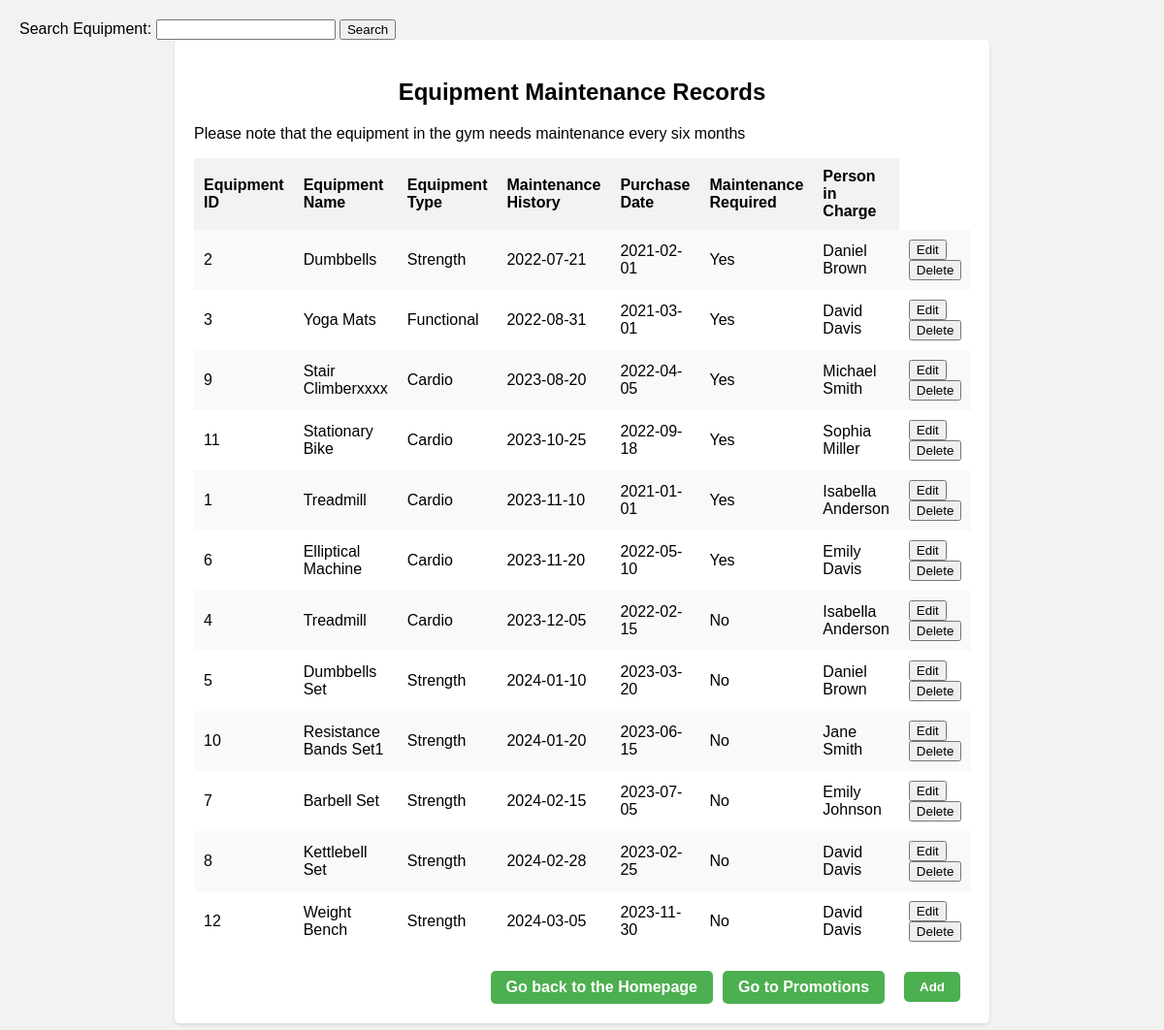
The page /Maintenance.php on the database its author committed.
### tables this page shows
CREATE TABLE `equipment` (
  `equipment_id` int(11) NOT NULL,
  `equipment_name` varchar(255) DEFAULT NULL,
  `equipment_type` varchar(255) DEFAULT NULL,
  `maintenance_history` date DEFAULT NULL,
  `purchase_date` date DEFAULT NULL,
  `staff_id` int(11) DEFAULT NULL
);

CREATE TABLE `staff` (
  `staff_id` int(11) NOT NULL,
  `first_name` varchar(255) DEFAULT NULL,
  `last_name` varchar(255) DEFAULT NULL,
  `email` varchar(255) DEFAULT NULL,
  `phone` varchar(255) DEFAULT NULL,
  `hire_date` date DEFAULT NULL,
  `identity_card_no` varchar(20) DEFAULT NULL
);

### Maintenance.php (the view, shortened to what this page needs)
<?php
require_once "login.php";
$connection = new mysqli($hn, $un, $pw, $db);
$query = "SELECT e.*, s.first_name, s.last_name,
          TIMESTAMPDIFF(MONTH, e.maintenance_history, CURDATE()) >= 6 AS maintenance_required
          FROM equipment e
          JOIN staff s ON e.staff_id = s.staff_id ORDER BY `e`.`maintenance_history` ASC";
$result = $connection->query($query);
?>
<!DOCTYPE html>
<html>
<head>
</head>
<body>
    <form action="Maintenance.php" method="get">
    <label for="search_query">Search Equipment:</label>
    <input type="text" name="search_query" required>
    <input type="submit" value="Search">
    </form>
    <div class="container">
        <h2>Equipment Maintenance Records</h2>
        <p>Please note that the equipment in the gym needs maintenance every six months</p>
        <?php if ($result->num_rows > 0) : ?>
            <table>
                <tr>
                    <th>Equipment ID</th>
                    <th>Equipment Name</th>
                    <th>Equipment Type</th>
                    <th>Maintenance History</th>
                    <th>Purchase Date</th>
                    <th>Maintenance Required</th>
                    <th>Person in Charge</th>
                </tr>
                <?php while ($row = $result->fetch_assoc()) : ?>
                    <tr>
                        <td><?php echo $row["equipment_id"]; ?></td>
                        <td><?php echo $row["equipment_name"]; ?></td>
                        <td><?php echo $row["equipment_type"]; ?></td>
                        <td><?php echo $row["maintenance_history"]; ?></td>
                        <td><?php echo $row["purchase_date"]; ?></td>
                        <td><?php echo $row["maintenance_required"] ? 'Yes' : 'No'; ?></td>
                        <td><?php echo $row["first_name"] . " " . $row["last_name"]; ?></td>
                        <td>
                            <form action="edit_equipment.php" method="post">
                                <input type="submit" name="edit" value="Edit">
                            </form>
                            <form action="<?php echo $_SERVER['PHP_SELF']; ?>" method="post">
                                <input type="submit" name="delete" value="Delete" onclick="return confirm('Are you sure you want to delete this equipment record?');">
                            </form>
                        </td>
                    </tr>
                <?php endwhile; ?>
            </table>
        <?php else : ?>
            <p>No equipment maintenance records found.</p>
        <?php endif; ?>
        <div class="navigation">
            <div class="button-container">
                <a href="Dashboard_staff.php" class="button">Go back to the Homepage</a>
                <a href="Promotion_Record.php" class="button">Go to Promotions</a>
                <form action="edit_equipment.php" method="post" class="add-button">
                    <input type="submit" name="submit" value="Add" class="button">
                </form>
            </div>
        </div>
    </div>
</body>
</html>

### Maintenance.php (style rules this page uses)
body { background-color: #f2f2f2; font-family: Arial, sans-serif; margin: 0; padding: 20px; }
.container { max-width: 800px; margin: 0 auto; background-color: #ffffff; padding: 20px; border-radius: 5px; box-shadow: 0 2px 4px rgba(0, 0, 0, 0.1); }
h2 { text-align: center; margin-bottom: 20px; }
table { width: 100%; border-collapse: collapse; margin-bottom: 20px; }
th, td { padding: 10px; text-align: left; }
th { background-color: #f2f2f2; font-weight: bold; }
tr:nth-child(even) { background-color: #f9f9f9; }
.navigation { margin-top: 20px; text-align: center; }
.button { padding: 8px 16px; background-color: #4CAF50; color: white; border: none; border-radius: 5px; cursor: pointer; margin-right: 10px; text-decoration: none; font-weight: bold; }
.button-container { display: flex; justify-content: flex-end; align-items: center; }
.add-button { margin-left: 10px; }

### rows shown on the page
equipment: equipment_id "2", equipment_name "Dumbbells", equipment_type "Strength", maintenance_history "2022-07-21", purchase_date "2021-02-01", shows "Yes", staff.first_name "Daniel", staff.last_name "Brown"
equipment: equipment_id "3", equipment_name "Yoga Mats", equipment_type "Functional", maintenance_history "2022-08-31", purchase_date "2021-03-01", shows "Yes", staff.first_name "David", staff.last_name "Davis"
equipment: equipment_id "9", equipment_name "Stair Climberxxxx", equipment_type "Cardio", maintenance_history "2023-08-20", purchase_date "2022-04-05", shows "Yes", staff.first_name "Michael", staff.last_name "Smith"
equipment: equipment_id "11", equipment_name "Stationary Bike", equipment_type "Cardio", maintenance_history "2023-10-25", purchase_date "2022-09-18", shows "Yes", staff.first_name "Sophia", staff.last_name "Miller"
equipment: equipment_id "1", equipment_name "Treadmill", equipment_type "Cardio", maintenance_history "2023-11-10", purchase_date "2021-01-01", shows "Yes", staff.first_name "Isabella", staff.last_name "Anderson"
equipment: equipment_id "6", equipment_name "Elliptical Machine", equipment_type "Cardio", maintenance_history "2023-11-20", purchase_date "2022-05-10", shows "Yes", staff.first_name "Emily", staff.last_name "Davis"
equipment: equipment_id "4", equipment_name "Treadmill", equipment_type "Cardio", maintenance_history "2023-12-05", purchase_date "2022-02-15", shows "No", staff.first_name "Isabella", staff.last_name "Anderson"
equipment: equipment_id "5", equipment_name "Dumbbells Set", equipment_type "Strength", maintenance_history "2024-01-10", purchase_date "2023-03-20", shows "No", staff.first_name "Daniel", staff.last_name "Brown"
equipment: equipment_id "10", equipment_name "Resistance Bands Set1", equipment_type "Strength", maintenance_history "2024-01-20", purchase_date "2023-06-15", shows "No", staff.first_name "Jane", staff.last_name "Smith"
equipment: equipment_id "7", equipment_name "Barbell Set", equipment_type "Strength", maintenance_history "2024-02-15", purchase_date "2023-07-05", shows "No", staff.first_name "Emily", staff.last_name "Johnson"
equipment: equipment_id "8", equipment_name "Kettlebell Set", equipment_type "Strength", maintenance_history "2024-02-28", purchase_date "2023-02-25", shows "No", staff.first_name "David", staff.last_name "Davis"
equipment: equipment_id "12", equipment_name "Weight Bench", equipment_type "Strength", maintenance_history "2024-03-05", purchase_date "2023-11-30", shows "No", staff.first_name "David", staff.last_name "Davis"
